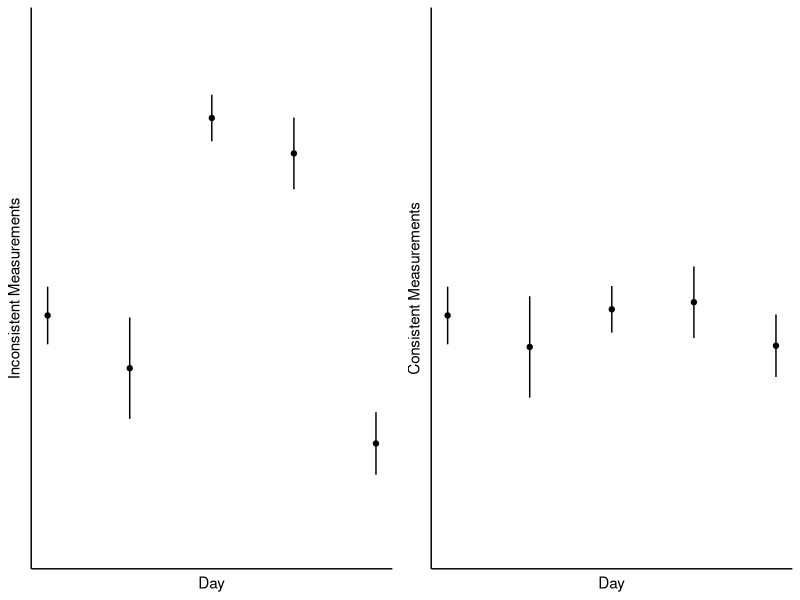

This chart was generated by the following R code:
library(tidyverse)
library(gridExtra)

### function to generate x_i and sigma_i for each day i
plot_data <- function(df){
# df is a data frame with columns "value" and "day"
    summary_info = df %>% 
                    group_by(day) %>% 
                    summarise(mean_val = mean(value), sd_val = sd(value))
    day = 1:5
    point_est = summary_info$mean_val
    sd_est = summary_info$sd_val
    LB = summary_info$mean_val - summary_info$sd_val
    UB = summary_info$mean_val + summary_info$sd_val
    return(data.frame(cbind(day, LB, point_est, UB, sd_est)))
}

### Inconsistent data
set.seed(409)
day1_inc <- rnorm(11, 0, 0.85)
day2_inc <- rnorm(15, -1, 1)
day3_inc <- rnorm(3, 5, 0.7)
day4_inc <- rnorm(10, 4, 1)
day5_inc <- rnorm(15, -2.5, 0.9)

days_inc <- c(rep(1, length(day1_inc)),
        rep(2, length(day2_inc)),
        rep(3, length(day3_inc)),
        rep(4, length(day4_inc)),
        rep(5, length(day5_inc))
        )

df_inc <- cbind(c(day1_inc, day2_inc, day3_inc, day4_inc, day5_inc), as.factor(days_inc))
df_inc <- as.data.frame(df_inc)
colnames(df_inc) <- c("value", "day")
data_inc <- plot_data(df_inc)

# plot1 <- ggplot(df_inc) + 
#     geom_boxplot(aes(x=as.factor(day), y = value), outlier.shape = NA) + 
#     ylim(-5, 7) +
#     xlab(" ") + ylab(" ") +
#     theme_classic() +
#     theme(
#     axis.text.x = element_blank(),
#     axis.ticks.x = element_blank(),
#     axis.text.y = element_blank(),
#     axis.ticks.y = element_blank()
#     )


### Consistent data
day1_con <- day1_inc
day2_con <- day2_inc + 0.5
day3_con <- day3_inc - 4.5
day4_con <- day4_inc - 3.5
day5_con <- day5_inc + 2.3

days_con <- c(rep(1, length(day1_con)),
        rep(2, length(day2_con)),
        rep(3, length(day3_con)),
        rep(4, length(day4_con)),
        rep(5, length(day5_con))
        )

df_con <- cbind(c(day1_con, day2_con, day3_con, day4_con, day5_con), as.factor(days_con))
df_con <- as.data.frame(df_con)
colnames(df_con) <- c("value", "day")
data_con <- plot_data(df_con)

# plot2 <- ggplot(df_con) +
#     geom_boxplot(aes(x=as.factor(day), y = value), outlier.shape = NA) + 
#     ylim(-5, 7) +
#     xlab(" ") + ylab(" ") +
#     theme_classic() +
#     theme(
#     axis.text.x = element_blank(),
#     axis.ticks.x = element_blank(),
#     axis.text.y = element_blank(),
#     axis.ticks.y = element_blank()
#     )

# grid.arrange(plot1, plot2, nrow = 1)


p1 <- ggplot(data_inc) +
    geom_segment(aes(x = day, y = LB, xend = day, yend = UB)) + 
    geom_point(aes(x = day, y = point_est)) +
    ylim(-5, 7) +
    xlab("Day") + ylab("Inconsistent Measurements") +
    theme_classic() +
    theme(
    axis.text.x = element_blank(),
    axis.ticks.x = element_blank(),
    axis.text.y = element_blank(),
    axis.ticks.y = element_blank()
    )

p2 <- ggplot(data_con) +
    geom_segment(aes(x = day, y = LB, xend = day, yend = UB)) + 
    geom_point(aes(x = day, y = point_est)) +
    ylim(-5, 7) +
    xlab("Day") + ylab("Consistent Measurements") +
    theme_classic() +
    theme(
    axis.text.x = element_blank(),
    axis.ticks.x = element_blank(),
    axis.text.y = element_blank(),
    axis.ticks.y = element_blank()
    )

grid.arrange(p1, p2, nrow = 1)


##Reduced chi-square (Methods section of BACON1)
## \chi^{2}_{red} = (1/(N-1))\sum_{i=1}^{N}((x_{i} - \bar{x})^{2}/\sigma_{i}^{2})
chi_sq_red_fn <- function(df){
    N <- length(df[,1])
    res <- ((df$point_est - mean(df$point_est))^2)/df$sd_est
    res <- (1/(N-1))*sum(res)
    return(res)
}

chi_sq_red_fn(data_inc)
chi_sq_red_fn(data_con)
